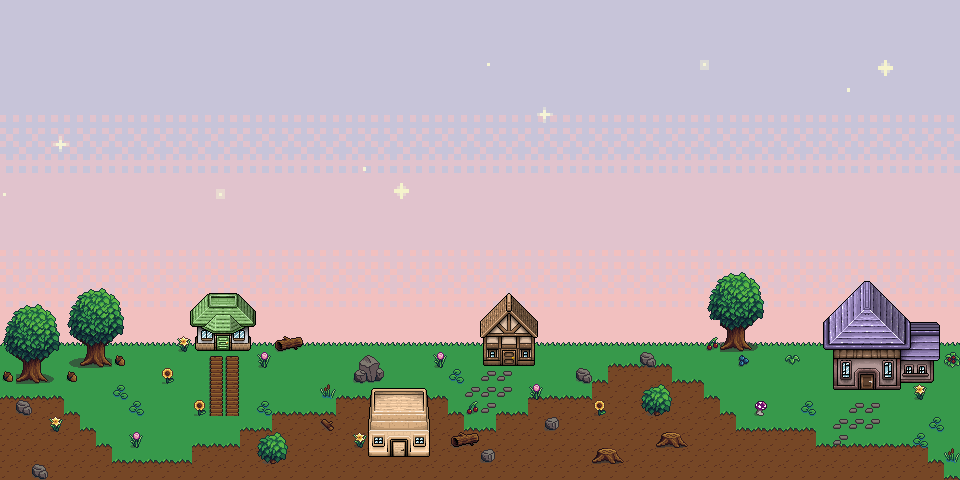

A level layout from a 2D game, rendered from its tile map. Below: a short description, then the map file with tile-grid data replaced by summaries:
An orthogonal 60x30 tile map with 16x16 px tiles, 4 tile layers (sky, grass, tree, house), 4 tilesets.

<map version="1.10" tiledversion="1.11.2" orientation="orthogonal" renderorder="right-down" width="60" height="30" tilewidth="16" tileheight="16" infinite="0" nextlayerid="6" nextobjectid="1">
 <editorsettings>
  <export target="map.json" format="json" />
 </editorsettings>
 <tileset firstgid="1" source="../tilesets/grass.tsx" />
 <tileset firstgid="257" source="../tilesets/tree.tsx" />
 <tileset firstgid="513" source="../tilesets/house.tsx" />
 <tileset firstgid="51613" source="../tilesets/sky.tsx" />
 <layer id="5" name="sky" width="60" height="30">
  <data>[1800 cells, 1800 non-empty, 1800 distinct tile ids]</data>
 </layer>
 <layer id="1" name="grass" width="60" height="30">
  <data>[1800 cells, 540 non-empty, 4 distinct tile ids]</data>
 </layer>
 <layer id="2" name="tree" width="60" height="30">
  <data>[1800 cells, 133 non-empty, 50 distinct tile ids]</data>
 </layer>
 <layer id="3" name="house" width="60" height="30">
  <data>[1800 cells, 103 non-empty, 103 distinct tile ids]</data>
 </layer>
</map>
